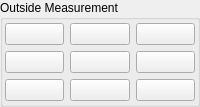
                <widget class="QGroupBox" name="groupBox">
                 <property name="title">
                  <string>Outside Measurement</string>
                 </property>
                 <layout class="QGridLayout" name="gridLayout_8">
                  <property name="leftMargin">
                   <number>2</number>
                  </property>
                  <property name="topMargin">
                   <number>3</number>
                  </property>
                  <property name="rightMargin">
                   <number>2</number>
                  </property>
                  <property name="bottomMargin">
                   <number>3</number>
                  </property>
                  <property name="spacing">
                   <number>6</number>
                  </property>
                  <item row="1" column="1">
                   <widget class="QPushButton" name="probe_wk_center">
                    <property name="sizePolicy">
                     <sizepolicy hsizetype="Preferred" vsizetype="Preferred">
                      <horstretch>0</horstretch>
                      <verstretch>0</verstretch>
                     </sizepolicy>
                    </property>
                    <property name="text">
                     <string/>
                    </property>
                    <property name="function" stdset="0">
                     <string>mdi</string>
                    </property>
                    <property name="command" stdset="0">
                     <string>o&lt;p_bar&gt; call</string>
                    </property>
                   </widget>
                  </item>
                  <item row="0" column="0">
                   <widget class="QPushButton" name="probe_XminusYplus">
                    <property name="sizePolicy">
                     <sizepolicy hsizetype="Preferred" vsizetype="Preferred">
                      <horstretch>0</horstretch>
                      <verstretch>0</verstretch>
                     </sizepolicy>
                    </property>
                    <property name="text">
                     <string/>
                    </property>
                    <property name="function" stdset="0">
                     <string>mdi</string>
                    </property>
                    <property name="command" stdset="0">
                     <string>o&lt;c_right_front_out&gt; call</string>
                    </property>
                   </widget>
                  </item>
                  <item row="0" column="1">
                   <widget class="QPushButton" name="probe_Yminus">
                    <property name="sizePolicy">
                     <sizepolicy hsizetype="Preferred" vsizetype="Preferred">
                      <horstretch>0</horstretch>
                      <verstretch>0</verstretch>
                     </sizepolicy>
                    </property>
                    <property name="text">
                     <string/>
                    </property>
                    <property name="function" stdset="0">
                     <string>mdi</string>
                    </property>
                    <property name="command" stdset="0">
                     <string>o&lt;p_back&gt; call</string>
                    </property>
                   </widget>
                  </item>
                  <item row="0" column="2">
                   <widget class="QPushButton" name="probe_XplusYplus">
                    <property name="sizePolicy">
                     <sizepolicy hsizetype="Preferred" vsizetype="Preferred">
                      <horstretch>0</horstretch>
                      <verstretch>0</verstretch>
                     </sizepolicy>
                    </property>
                    <property name="text">
                     <string/>
                    </property>
                    <property name="function" stdset="0">
                     <string>mdi</string>
                    </property>
                    <property name="command" stdset="0">
                     <string>o&lt;c_left_front_out&gt; call</string>
                    </property>
                   </widget>
                  </item>
                  <item row="1" column="2">
                   <widget class="QPushButton" name="probe_Xminus">
                    <property name="sizePolicy">
                     <sizepolicy hsizetype="Preferred" vsizetype="Preferred">
                      <horstretch>0</horstretch>
                      <verstretch>0</verstretch>
                     </sizepolicy>
                    </property>
                    <property name="text">
                     <string/>
                    </property>
                    <property name="function" stdset="0">
                     <string>mdi</string>
                    </property>
                    <property name="command" stdset="0">
                     <string>o&lt;p_right&gt; call</string>
                    </property>
                   </widget>
                  </item>
                  <item row="1" column="0">
                   <widget class="QPushButton" name="probe_Xplus">
                    <property name="sizePolicy">
                     <sizepolicy hsizetype="Preferred" vsizetype="Preferred">
                      <horstretch>0</horstretch>
                      <verstretch>0</verstretch>
                     </sizepolicy>
                    </property>
                    <property name="text">
                     <string/>
                    </property>
                    <property name="function" stdset="0">
                     <string>mdi</string>
                    </property>
                    <property name="command" stdset="0">
                     <string>o&lt;p_left&gt;  call</string>
                    </property>
                   </widget>
                  </item>
                  <item row="2" column="0">
                   <widget class="QPushButton" name="probe_XminusYminus">
                    <property name="sizePolicy">
                     <sizepolicy hsizetype="Preferred" vsizetype="Preferred">
                      <horstretch>0</horstretch>
                      <verstretch>0</verstretch>
                     </sizepolicy>
                    </property>
                    <property name="text">
                     <string/>
                    </property>
                    <property name="function" stdset="0">
                     <string>mdi</string>
                    </property>
                    <property name="command" stdset="0">
                     <string>o&lt;c_right_back_out&gt; call</string>
                    </property>
                   </widget>
                  </item>
                  <item row="2" column="1">
                   <widget class="QPushButton" name="probe_Yplus">
                    <property name="sizePolicy">
                     <sizepolicy hsizetype="Preferred" vsizetype="Preferred">
                      <horstretch>0</horstretch>
                      <verstretch>0</verstretch>
                     </sizepolicy>
                    </property>
                    <property name="text">
                     <string/>
                    </property>
                    <property name="function" stdset="0">
                     <string>mdi</string>
                    </property>
                    <property name="command" stdset="0">
                     <string>o&lt;p_front&gt; call</string>
                    </property>
                   </widget>
                  </item>
                  <item row="2" column="2">
                   <widget class="QPushButton" name="probe_XplusYminus">
                    <property name="sizePolicy">
                     <sizepolicy hsizetype="Preferred" vsizetype="Preferred">
                      <horstretch>0</horstretch>
                      <verstretch>0</verstretch>
                     </sizepolicy>
                    </property>
                    <property name="text">
                     <string/>
                    </property>
                    <property name="function" stdset="0">
                     <string>mdi</string>
                    </property>
                    <property name="command" stdset="0">
                     <string>o&lt;c_left_back_out&gt; call</string>
                    </property>
                   </widget>
                  </item>
                 </layout>
                </widget>
